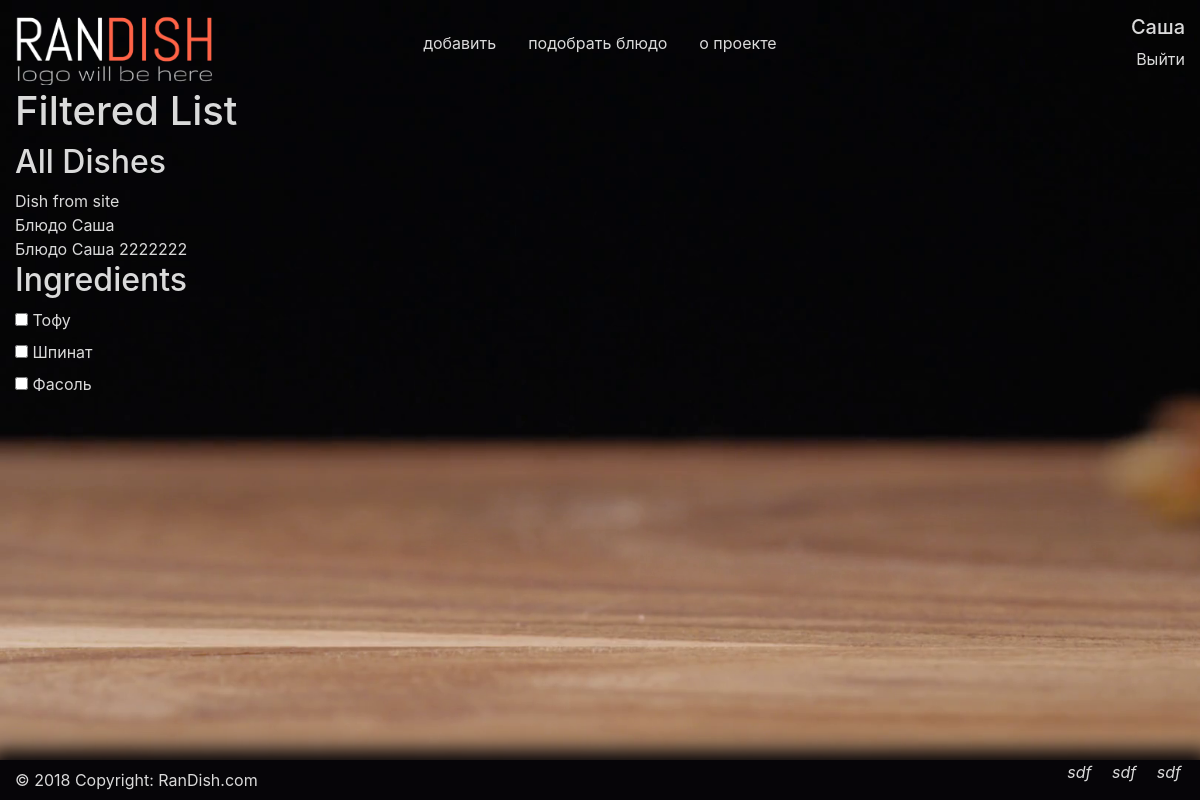
Screenshot of /filtered-list/ (signed in) with the database file from the repository.
### randish_models/models.py (models this page shows)
class DishModel(models.Model):
    TYPE_CHOICE = (
        ('Салаты', "Салаты"),
        ('Закуски', "Закуски"),
        ('Первые блюда', "Первые блюда"),
        ('Основные блюда', "Основные блюда"),
        ('Гарниры', "Гарниры"),
        ('Соусы и подливы', "Соусы и подливы"),
        ('Десерты', "Десерты"),
        ('Выпечка', "Выпечка"),
        ('Напитки', "Напитки"),
        ('Консервирование', "Консервирование"),
    )
    dish_name = models.CharField(max_length=50, verbose_name = "Название") #Name
    dish_type = models.CharField(max_length=50, choices=TYPE_CHOICE, verbose_name = "Тип блюда") #Type
    author = models.ForeignKey(User, on_delete=models.CASCADE)
    image = models.ImageField(upload_to='static/randish/image', verbose_name = "Картинка")
    ingredients = models.ManyToManyField(Ingredients, verbose_name = "Ингредиенты")
    def __str__(self):
        return self.dish_name
    class Meta:
        ordering = ('dish_name', )
        verbose_name = "Блюдо"
        verbose_name_plural = "Блюда"

class Ingredients(models.Model):
    ingredient_name = models.CharField(max_length=50, verbose_name = "Ингредиент" )
    def __str__(self):
        return self.ingredient_name
    class Meta:
        ordering = ('ingredient_name', )
        verbose_name = "Ингредиент"
        verbose_name_plural = "Ингредиенты"

### filtered_list/views.py (the view)
class FilteredList(TemplateView):
    template_name = 'filtered_list.html'
    def get(self, request):
        user_id = request.user.id
        all_dishes = DishModel.objects.filter(author=user_id)
        querysets = {}
        query_list = []
        for dish in all_dishes:
            querysets[dish.id] = dish.ingredients.all()
        for item in querysets:
            query_list.append(querysets[item])
        all_ingredients = list(chain(*query_list))
        print(all_dishes)
        print(all_ingredients)
        ctx = {
            'all_dishes': all_dishes,
            'all_ingredients': all_ingredients,
        }
        return render(request, self.template_name, ctx)

### filtered_list/templates/filtered_list.html (shortened to what this page needs)
{% extends 'Index.html' %}
{% block content %}
<h1>Filtered List</h1>
<h2>All Dishes</h2>
    <ul>
    {%for dish in all_dishes %}
        <li>{{ dish.dish_name }}</li>
    {% endfor %}
    </ul>
<h2>Ingredients</h2>
<form action="" method="post">
    <ul>
    {%for ingr in all_ingredients %}
        <li><label><input class="ingr_filter" name="ingr" type="checkbox" value="{{ ingr.id }}"> {{ ingr.ingredient_name }}</label></li>
    {% endfor %}
    </ul>
</form>
{% endblock %}

### randish_models/templates/Index.html (shortened to what this page needs)
{% load static %}
<!DOCTYPE html>
<html lang="en">
<head>
    <link rel="stylesheet" href="https://maxcdn.bootstrapcdn.com/bootstrap/4.2.1/css/bootstrap.min.css">
    <link rel="stylesheet" href="{% static 'randish/css/style.css'%}">
</head>
<body>
<div class="container-fluid">
	<header>
	    <div class="row">
	        <div class="col-sm-2">
	             <div class="logo">
	                <a href="/"><img src="{% static 'randish/image/logo.png'%}"></a>
	            </div>
	        </div>
	        <div class="col-sm-8">
			    <nav class="navbar navbar-expand-lg navbar-light transparent">
			    	<div class="collapse navbar-collapse text-center">
			    		<ul class="nav nav-pills">
			    			{% if user.is_authenticated %}
			    			<li class="nav-item">
			    				<a class="nav-link" href="../add/">добавить</a>
			    			</li>
			    			<li class="nav-item">
			    				<a class="nav-link" href="../filtered-list/">подобрать блюдо</a>
			    			</li>
		    				{% endif %}
			    			<li class="nav-item">
			    				<a class="nav-link" href="#/">о проекте</a>
			    			</li>
			    		</ul>
			        </div>
		   		 </nav>
	        </div>
	        <div class="col-sm-2">
	            <div class="account text-right">
	                {% if user.is_authenticated %}
	                <h5>{{ user.username }}</h5>
	                <p><a href="../registration/logout">Выйти</a></p>
	            </div>
	        </div>
	    </div>
	</header>
<main>
{% block content %}{% endblock %}
</main>
{% endif %}
<footer class="font-small fixed-bottom">
<div class="row no-gutters">
	<div class="col-md-6">
	    <div class="footer-copyright text-left py-2">© 2018 Copyright:
		<a href="#">RanDish.com</a>
    </div>
	</div>
	<div class="col-md-6">
		<ul class="list-unstyled list-inline text-right">
      		<li class="list-inline-item">
        		<a class="btn-floating btn-fb mx-1">
          		<i class="fab fa-facebook-f">sdf </i>
        		</a>
      		</li>
      		<li class="list-inline-item">
        		<a class="btn-floating btn-li mx-1">
          		<i class="fab fa-linkedin-in">sdf </i>
        		</a>
      		</li>
     		 <li class="list-inline-item">
        		<a class="btn-floating btn-dribbble mx-1">
          		<i class="fab fa-dribbble">sdf </i>
        		</a>
      		</li>
    	</ul>
	</div>
</div>
</footer>
</div>
</body>
</html>

### static/randish/css/style.css (style rules this page uses)
body { background: url(../image/background.png); background-size: cover; background-attachment: fixed; color: #dadada; }
header { margin-top: 15px; }
a { color: #dadada; text-decoration: none; }
.logo a img { width: 200px; }
.nav { margin: 0 auto; }
ul { list-style-type: none; margin: 0; padding: 0; }
footer { background: #060508; box-shadow: 0px 0px 20px 10px #060508; padding: 0 15px; }
main { margin-bottom: 60px; }

### rows the page displays
DishModel: dish_name "Dish from site"
DishModel: dish_name "Блюдо Саша"
DishModel: dish_name "Блюдо Саша 2222222"
Ingredients: ingredient_name "Тофу"
Ingredients: ingredient_name "Шпинат"
Ingredients: ingredient_name "Фасоль"

### other values shown
{{ user.username }} "Саша"
